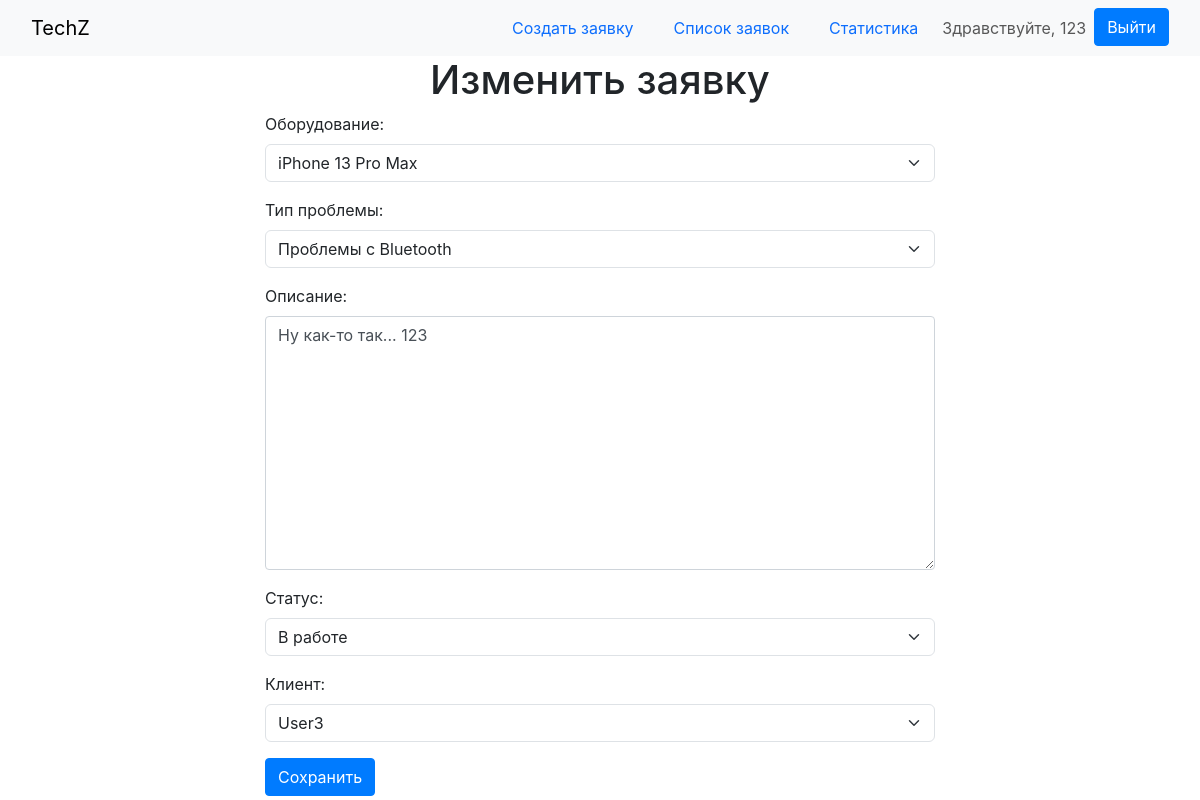
Before: /tech/requests/11/edit (signed in) with the older database file.
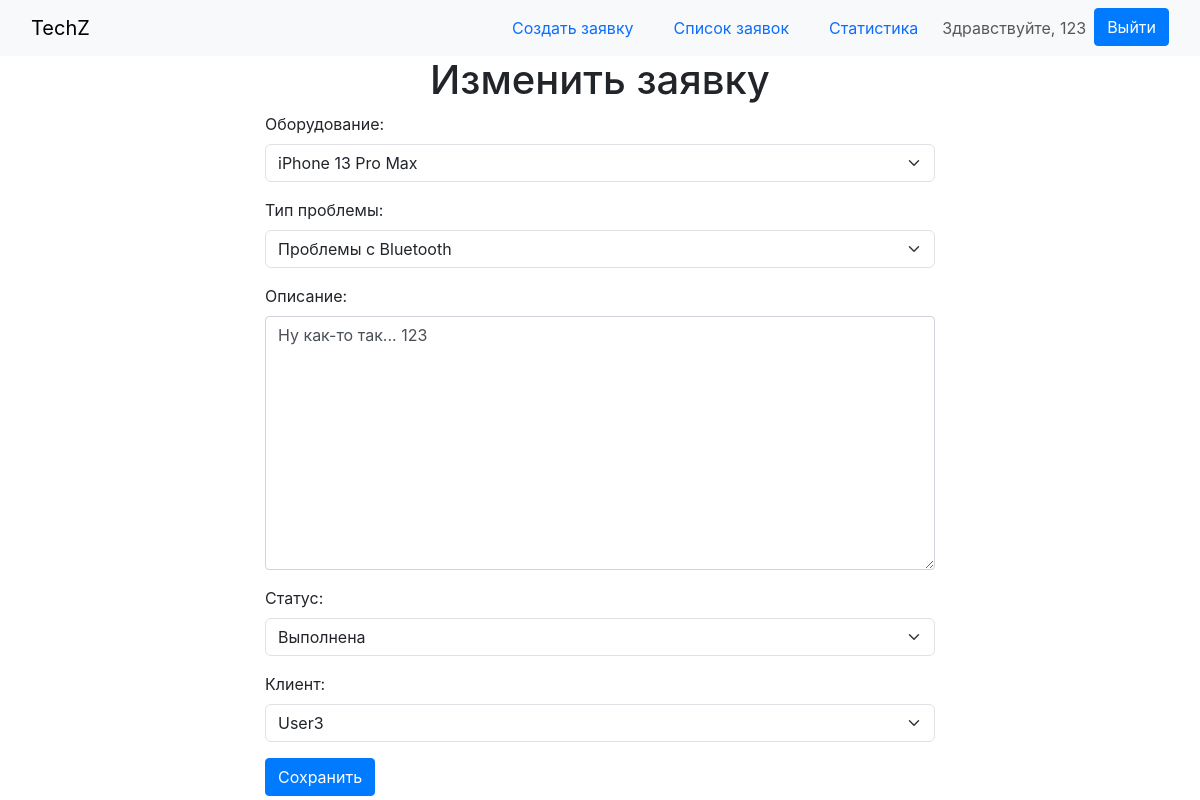
After: the same page with the newer database file.
### tech/models.py (models this page shows, shortened)
class Request(models.Model):
    number = models.AutoField(primary_key=True, verbose_name='Номер заявки')
    date_added = models.DateField(auto_now_add=True, verbose_name='Дата добавления')
    equipment = models.ForeignKey(Equipment, on_delete=models.CASCADE, verbose_name='Оборудование')
    issue_type = models.ForeignKey(IssueType, on_delete=models.CASCADE, verbose_name='Тип проблемы')
    description = models.TextField(verbose_name='Описание')
    client = models.ForeignKey(UserProfile, limit_choices_to={'role': 'user', 'user__is_staff': False},
                               on_delete=models.CASCADE, verbose_name='Клиент')
    status_choices = [
        ('pending', 'В ожидании'),
        ('in_progress', 'В работе'),
        ('completed', 'Выполнена'),
    ]
    status = models.CharField(max_length=20, choices=status_choices, default='pending', verbose_name='Статус')
    date_closed = models.DateField(null=True, blank=True, verbose_name='Дата закрытия')
    class Meta:
        verbose_name = 'Заявка'
        verbose_name_plural = 'Заявки'

### tech/views.py (the view)
# urls.py: path('requests/<int:pk>/edit', views.edit_request, name='edit_request'),
@login_required(login_url='login')
@user_passes_test(is_admin, login_url='login')
def edit_request(request, pk):
    request_obj = get_object_or_404(Request, pk=pk)
    if request.method == 'POST':
        form = RequestForm(request.POST, instance=request_obj)
        if form.is_valid():
            form.instance.client = form.cleaned_data.get('client')
            form.save()
            return redirect('request_detail', pk=pk)
    else:
        form = RequestForm(instance=request_obj)
        form.fields['client'].initial = request_obj.client
    return render(request, 'edit_request.html', {'form': form, 'request_obj': request_obj})

### tech/forms.py
class RequestForm(forms.ModelForm):
    equipment = forms.ModelChoiceField(
        queryset=Equipment.objects.all(),
        label='Оборудование:',
        widget=forms.Select(attrs={'class': 'form-select'})
    )
    issue_type = forms.ModelChoiceField(
        queryset=IssueType.objects.all(),
        label='Тип проблемы:',
        widget=forms.Select(attrs={'class': 'form-select'})
    )
    description = forms.CharField(
        widget=forms.Textarea(attrs={'class': 'form-control'}),
        label='Описание:'
    )
    status = forms.ChoiceField(
        choices=Request.status_choices,
        label='Статус:',
        widget=forms.Select(attrs={'class': 'form-select'})
    )
    client = forms.ModelChoiceField(
        queryset=UserProfile.objects.filter(role='user'),
        label='Клиент:',
        widget=forms.Select(attrs={'class': 'form-select'})
    )
    class Meta:
        model = Request
        fields = ['equipment', 'issue_type', 'description', 'status']

### tech/models.py (called while the page is built)
    def __str__(self):
        return self.user.username

    def __str__(self):
        return self.name

    def __str__(self):
        return self.name

### templates/edit_request.html (shortened to what this page needs)
{% extends 'base.html' %}
{% block content %}
    <h1 class="text-center">Изменить заявку</h1>
    <form method="post" class="form">
        {{ form.as_p }}
        <button type="submit" class="btn btn-primary">Сохранить</button>
    </form>
{% endblock %}

Changed rows visible on the page:
changed Request "iPhone 13 Pro Max": status "В работе" → "Выполнена"
